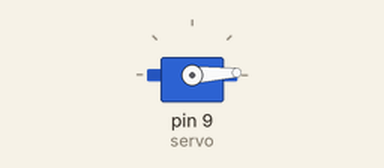
This sketch was run on a simulated Arduino Uno, built with avr-gcc and run on an emulated ATmega328P. On the bench: servo.

Above: at 0.05 s.
At 1.3 s:
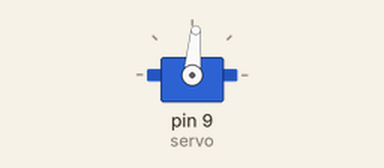
At 2.6 s:
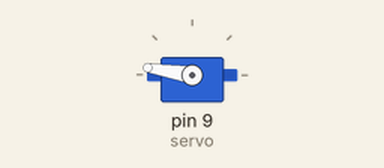
At 5.2 s:
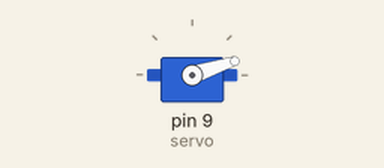
Timing chart, 0 to 7.1 s (numbered marks = the images above):
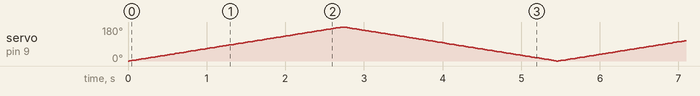

The sketch:

servo.ino
```cpp
#include <Servo.h>

int pos = 0;
Servo servo;

void setup() {
  // put your setup code here, to run once:
  Serial.begin(9600);
  servo.attach(9);
}

void loop() {
  // put your main code here, to run repeatedly:
  // while (Serial.available() > 0)
  // {
  //   String input = Serial.readStringUntil('\n');
  //   float pos = input.toFloat();

  //   Serial.println(pos);
  //   // Serial.println(pos * 2);
  //   servo.write(pos);
  // }

  for (pos = 0; pos <= 180; pos++)
  {
    servo.write(pos);
    delay(15);
  }

  for (pos = 180; pos >= 0; pos--)
  {
    servo.write(pos);
    delay(15);
  }
}
```
